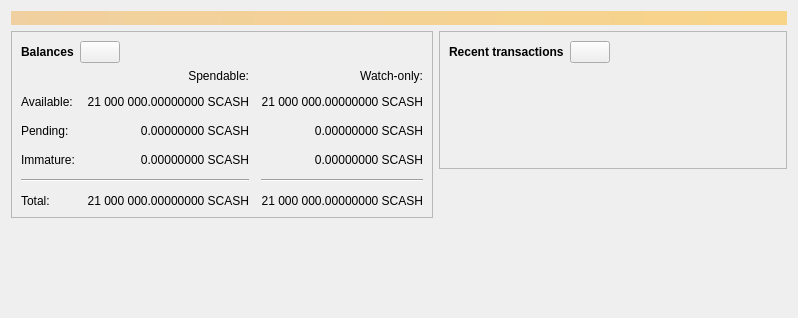
<?xml version="1.0" encoding="UTF-8"?>
<ui version="4.0">
 <class>OverviewPage</class>
 <widget class="QWidget" name="OverviewPage">
  <property name="geometry">
   <rect>
    <x>0</x>
    <y>0</y>
    <width>798</width>
    <height>318</height>
   </rect>
  </property>
  <property name="windowTitle">
   <string>Form</string>
  </property>
  <layout class="QVBoxLayout" name="topLayout">
   <item>
    <widget class="QLabel" name="labelAlerts">
     <property name="visible">
      <bool>false</bool>
     </property>
     <property name="styleSheet">
      <string notr="true">QLabel { background-color: qlineargradient(x1: 0, y1: 0, x2: 1, y2: 0, stop:0 #F0D0A0, stop:1 #F8D488); color:#000000; }</string>
     </property>
     <property name="wordWrap">
      <bool>true</bool>
     </property>
     <property name="margin">
      <number>3</number>
     </property>
     <property name="textInteractionFlags">
      <set>Qt::TextSelectableByMouse</set>
     </property>
    </widget>
   </item>
   <item>
    <layout class="QHBoxLayout" name="horizontalLayout" stretch="1,1">
     <item>
      <layout class="QVBoxLayout" name="verticalLayout_2">
       <item>
        <widget class="QFrame" name="frame">
         <property name="frameShape">
          <enum>QFrame::StyledPanel</enum>
         </property>
         <property name="frameShadow">
          <enum>QFrame::Raised</enum>
         </property>
         <layout class="QVBoxLayout" name="verticalLayout_4">
          <item>
           <layout class="QHBoxLayout" name="horizontalLayout_4">
            <item>
             <widget class="QLabel" name="label_5">
              <property name="font">
               <font>
                <weight>75</weight>
                <bold>true</bold>
               </font>
              </property>
              <property name="text">
               <string>Balances</string>
              </property>
             </widget>
            </item>
            <item>
             <widget class="QPushButton" name="labelWalletStatus">
              <property name="enabled">
               <bool>true</bool>
              </property>
              <property name="maximumSize">
               <size>
                <width>45</width>
                <height>16777215</height>
               </size>
              </property>
              <property name="toolTip">
               <string>The displayed information may be out of date. Your wallet automatically synchronizes with the Bitcoin network after a connection is established, but this process has not completed yet.</string>
              </property>
              <property name="text">
               <string/>
              </property>
              <property name="icon">
               <iconset resource="../bitcoin.qrc">
                <normaloff>:/icons/warning</normaloff>
                <disabledoff>:/icons/warning</disabledoff>:/icons/warning</iconset>
              </property>
              <property name="iconSize">
               <size>
                <width>24</width>
                <height>24</height>
               </size>
              </property>
             </widget>
            </item>
            <item>
             <spacer name="horizontalSpacer_3">
              <property name="orientation">
               <enum>Qt::Horizontal</enum>
              </property>
              <property name="sizeHint" stdset="0">
               <size>
                <width>40</width>
                <height>20</height>
               </size>
              </property>
             </spacer>
            </item>
           </layout>
          </item>
          <item>
           <layout class="QGridLayout" name="gridLayout">
            <property name="spacing">
             <number>12</number>
            </property>
            <item row="2" column="2">
             <widget class="QLabel" name="labelWatchPending">
              <property name="cursor">
               <cursorShape>IBeamCursor</cursorShape>
              </property>
              <property name="toolTip">
               <string>Unconfirmed transactions to watch-only addresses</string>
              </property>
              <property name="text">
               <string notr="true">0.00000000 SCASH</string>
              </property>
              <property name="alignment">
               <set>Qt::AlignRight|Qt::AlignTrailing|Qt::AlignVCenter</set>
              </property>
              <property name="textInteractionFlags">
               <set>Qt::LinksAccessibleByMouse|Qt::TextSelectableByKeyboard|Qt::TextSelectableByMouse</set>
              </property>
             </widget>
            </item>
            <item row="2" column="1">
             <widget class="QLabel" name="labelUnconfirmed">
              <property name="cursor">
               <cursorShape>IBeamCursor</cursorShape>
              </property>
              <property name="toolTip">
               <string>Total of transactions that have yet to be confirmed, and do not yet count toward the spendable balance</string>
              </property>
              <property name="text">
               <string notr="true">0.00000000 SCASH</string>
              </property>
              <property name="alignment">
               <set>Qt::AlignRight|Qt::AlignTrailing|Qt::AlignVCenter</set>
              </property>
              <property name="textInteractionFlags">
               <set>Qt::LinksAccessibleByMouse|Qt::TextSelectableByKeyboard|Qt::TextSelectableByMouse</set>
              </property>
             </widget>
            </item>
            <item row="3" column="2">
             <widget class="QLabel" name="labelWatchImmature">
              <property name="cursor">
               <cursorShape>IBeamCursor</cursorShape>
              </property>
              <property name="toolTip">
               <string>Mined balance in watch-only addresses that has not yet matured</string>
              </property>
              <property name="text">
               <string notr="true">0.00000000 SCASH</string>
              </property>
              <property name="alignment">
               <set>Qt::AlignRight|Qt::AlignTrailing|Qt::AlignVCenter</set>
              </property>
              <property name="textInteractionFlags">
               <set>Qt::LinksAccessibleByMouse|Qt::TextSelectableByKeyboard|Qt::TextSelectableByMouse</set>
              </property>
             </widget>
            </item>
            <item row="4" column="0" colspan="2">
             <widget class="Line" name="line">
              <property name="orientation">
               <enum>Qt::Horizontal</enum>
              </property>
             </widget>
            </item>
            <item row="4" column="2">
             <widget class="Line" name="lineWatchBalance">
              <property name="sizePolicy">
               <sizepolicy hsizetype="Preferred" vsizetype="Fixed">
                <horstretch>0</horstretch>
                <verstretch>0</verstretch>
               </sizepolicy>
              </property>
              <property name="minimumSize">
               <size>
                <width>140</width>
                <height>0</height>
               </size>
              </property>
              <property name="orientation">
               <enum>Qt::Horizontal</enum>
              </property>
             </widget>
            </item>
            <item row="5" column="0">
             <widget class="QLabel" name="labelTotalText">
              <property name="text">
               <string>Total:</string>
              </property>
             </widget>
            </item>
            <item row="3" column="1">
             <widget class="QLabel" name="labelImmature">
              <property name="cursor">
               <cursorShape>IBeamCursor</cursorShape>
              </property>
              <property name="toolTip">
               <string>Mined balance that has not yet matured</string>
              </property>
              <property name="text">
               <string notr="true">0.00000000 SCASH</string>
              </property>
              <property name="alignment">
               <set>Qt::AlignRight|Qt::AlignTrailing|Qt::AlignVCenter</set>
              </property>
              <property name="textInteractionFlags">
               <set>Qt::LinksAccessibleByMouse|Qt::TextSelectableByKeyboard|Qt::TextSelectableByMouse</set>
              </property>
             </widget>
            </item>
            <item row="2" column="3">
             <spacer name="horizontalSpacer_2">
              <property name="orientation">
               <enum>Qt::Horizontal</enum>
              </property>
              <property name="sizeHint" stdset="0">
               <size>
                <width>40</width>
                <height>20</height>
               </size>
              </property>
             </spacer>
            </item>
            <item row="3" column="0">
             <widget class="QLabel" name="labelImmatureText">
              <property name="text">
               <string>Immature:</string>
              </property>
             </widget>
            </item>
            <item row="5" column="1">
             <widget class="QLabel" name="labelTotal">
              <property name="cursor">
               <cursorShape>IBeamCursor</cursorShape>
              </property>
              <property name="toolTip">
               <string>Your current total balance</string>
              </property>
              <property name="text">
               <string notr="true">21 000 000.00000000 SCASH</string>
              </property>
              <property name="alignment">
               <set>Qt::AlignRight|Qt::AlignTrailing|Qt::AlignVCenter</set>
              </property>
              <property name="textInteractionFlags">
               <set>Qt::LinksAccessibleByMouse|Qt::TextSelectableByKeyboard|Qt::TextSelectableByMouse</set>
              </property>
             </widget>
            </item>
            <item row="5" column="2">
             <widget class="QLabel" name="labelWatchTotal">
              <property name="cursor">
               <cursorShape>IBeamCursor</cursorShape>
              </property>
              <property name="toolTip">
               <string>Current total balance in watch-only addresses</string>
              </property>
              <property name="text">
               <string notr="true">21 000 000.00000000 SCASH</string>
              </property>
              <property name="alignment">
               <set>Qt::AlignRight|Qt::AlignTrailing|Qt::AlignVCenter</set>
              </property>
              <property name="textInteractionFlags">
               <set>Qt::LinksAccessibleByMouse|Qt::TextSelectableByKeyboard|Qt::TextSelectableByMouse</set>
              </property>
             </widget>
            </item>
            <item row="0" column="2">
             <widget class="QLabel" name="labelWatchonly">
              <property name="text">
               <string>Watch-only:</string>
              </property>
              <property name="alignment">
               <set>Qt::AlignRight|Qt::AlignTrailing|Qt::AlignVCenter</set>
              </property>
             </widget>
            </item>
            <item row="1" column="0">
             <widget class="QLabel" name="labelBalanceText">
              <property name="text">
               <string>Available:</string>
              </property>
             </widget>
            </item>
            <item row="1" column="1">
             <widget class="QLabel" name="labelBalance">
              <property name="cursor">
               <cursorShape>IBeamCursor</cursorShape>
              </property>
              <property name="toolTip">
               <string>Your current spendable balance</string>
              </property>
              <property name="text">
               <string notr="true">21 000 000.00000000 SCASH</string>
              </property>
              <property name="alignment">
               <set>Qt::AlignRight|Qt::AlignTrailing|Qt::AlignVCenter</set>
              </property>
              <property name="textInteractionFlags">
               <set>Qt::LinksAccessibleByMouse|Qt::TextSelectableByKeyboard|Qt::TextSelectableByMouse</set>
              </property>
             </widget>
            </item>
            <item row="1" column="2">
             <widget class="QLabel" name="labelWatchAvailable">
              <property name="cursor">
               <cursorShape>IBeamCursor</cursorShape>
              </property>
              <property name="toolTip">
               <string>Your current balance in watch-only addresses</string>
              </property>
              <property name="text">
               <string notr="true">21 000 000.00000000 SCASH</string>
              </property>
              <property name="alignment">
               <set>Qt::AlignRight|Qt::AlignTrailing|Qt::AlignVCenter</set>
              </property>
              <property name="textInteractionFlags">
               <set>Qt::LinksAccessibleByMouse|Qt::TextSelectableByKeyboard|Qt::TextSelectableByMouse</set>
              </property>
             </widget>
            </item>
            <item row="2" column="0">
             <widget class="QLabel" name="labelPendingText">
              <property name="text">
               <string>Pending:</string>
              </property>
             </widget>
            </item>
            <item row="0" column="1">
             <widget class="QLabel" name="labelSpendable">
              <property name="text">
               <string>Spendable:</string>
              </property>
              <property name="alignment">
               <set>Qt::AlignRight|Qt::AlignTrailing|Qt::AlignVCenter</set>
              </property>
             </widget>
            </item>
           </layout>
          </item>
         </layout>
        </widget>
       </item>
       <item>
        <spacer name="verticalSpacer">
         <property name="orientation">
          <enum>Qt::Vertical</enum>
         </property>
         <property name="sizeHint" stdset="0">
          <size>
           <width>20</width>
           <height>40</height>
          </size>
         </property>
        </spacer>
       </item>
      </layout>
     </item>
     <item>
      <layout class="QVBoxLayout" name="verticalLayout_3">
       <item>
        <widget class="QFrame" name="frame_2">
         <property name="frameShape">
          <enum>QFrame::StyledPanel</enum>
         </property>
         <property name="frameShadow">
          <enum>QFrame::Raised</enum>
         </property>
         <layout class="QVBoxLayout" name="verticalLayout">
          <item>
           <layout class="QHBoxLayout" name="horizontalLayout_2">
            <item>
             <widget class="QLabel" name="label_4">
              <property name="font">
               <font>
                <weight>75</weight>
                <bold>true</bold>
               </font>
              </property>
              <property name="text">
               <string>Recent transactions</string>
              </property>
             </widget>
            </item>
            <item>
             <widget class="QPushButton" name="labelTransactionsStatus">
              <property name="enabled">
               <bool>true</bool>
              </property>
              <property name="maximumSize">
               <size>
                <width>45</width>
                <height>16777215</height>
               </size>
              </property>
              <property name="toolTip">
               <string>The displayed information may be out of date. Your wallet automatically synchronizes with the Bitcoin network after a connection is established, but this process has not completed yet.</string>
              </property>
              <property name="text">
               <string/>
              </property>
              <property name="icon">
               <iconset resource="../bitcoin.qrc">
                <normaloff>:/icons/warning</normaloff>
                <disabledoff>:/icons/warning</disabledoff>:/icons/warning</iconset>
              </property>
              <property name="iconSize">
               <size>
                <width>24</width>
                <height>24</height>
               </size>
              </property>
             </widget>
            </item>
            <item>
             <spacer name="horizontalSpacer">
              <property name="orientation">
               <enum>Qt::Horizontal</enum>
              </property>
              <property name="sizeHint" stdset="0">
               <size>
                <width>40</width>
                <height>20</height>
               </size>
              </property>
             </spacer>
            </item>
           </layout>
          </item>
          <item>
           <widget class="TransactionOverviewWidget" name="listTransactions">
            <property name="styleSheet">
             <string notr="true">QListView { background: transparent; }</string>
            </property>
            <property name="frameShape">
             <enum>QFrame::NoFrame</enum>
            </property>
            <property name="verticalScrollBarPolicy">
             <enum>Qt::ScrollBarAlwaysOff</enum>
            </property>
            <property name="horizontalScrollBarPolicy">
             <enum>Qt::ScrollBarAlwaysOff</enum>
            </property>
            <property name="sizeAdjustPolicy">
             <enum>QAbstractScrollArea::AdjustToContents</enum>
            </property>
            <property name="selectionMode">
             <enum>QAbstractItemView::NoSelection</enum>
            </property>
            <property name="uniformItemSizes">
             <bool>true</bool>
            </property>
           </widget>
          </item>
         </layout>
        </widget>
       </item>
       <item>
        <spacer name="verticalSpacer_2">
         <property name="orientation">
          <enum>Qt::Vertical</enum>
         </property>
         <property name="sizeHint" stdset="0">
          <size>
           <width>20</width>
           <height>40</height>
          </size>
         </property>
        </spacer>
       </item>
      </layout>
     </item>
    </layout>
   </item>
  </layout>
 </widget>
 <customwidgets>
  <customwidget>
   <class>TransactionOverviewWidget</class>
   <extends>QListView</extends>
   <header>qt/transactionoverviewwidget.h</header>
  </customwidget>
 </customwidgets>
 <resources/>
 <connections/>
</ui>
